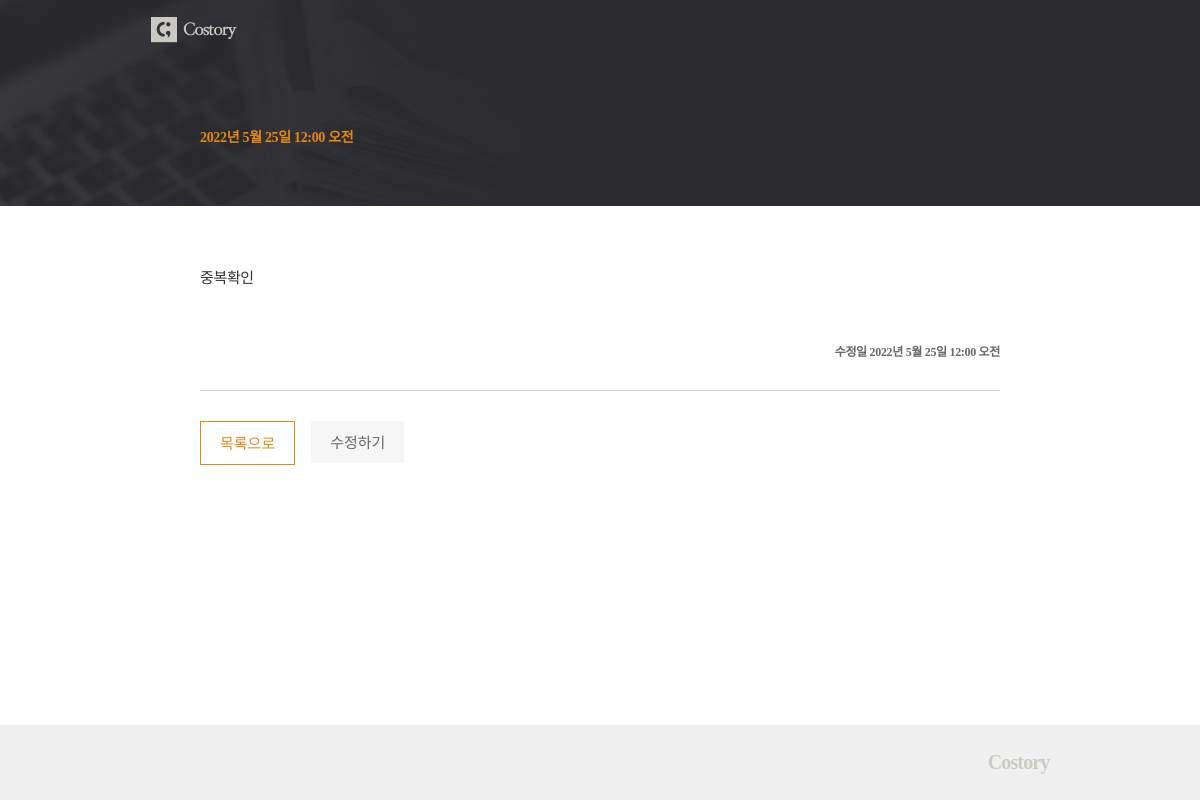
The app's page /posts/6/, older data.
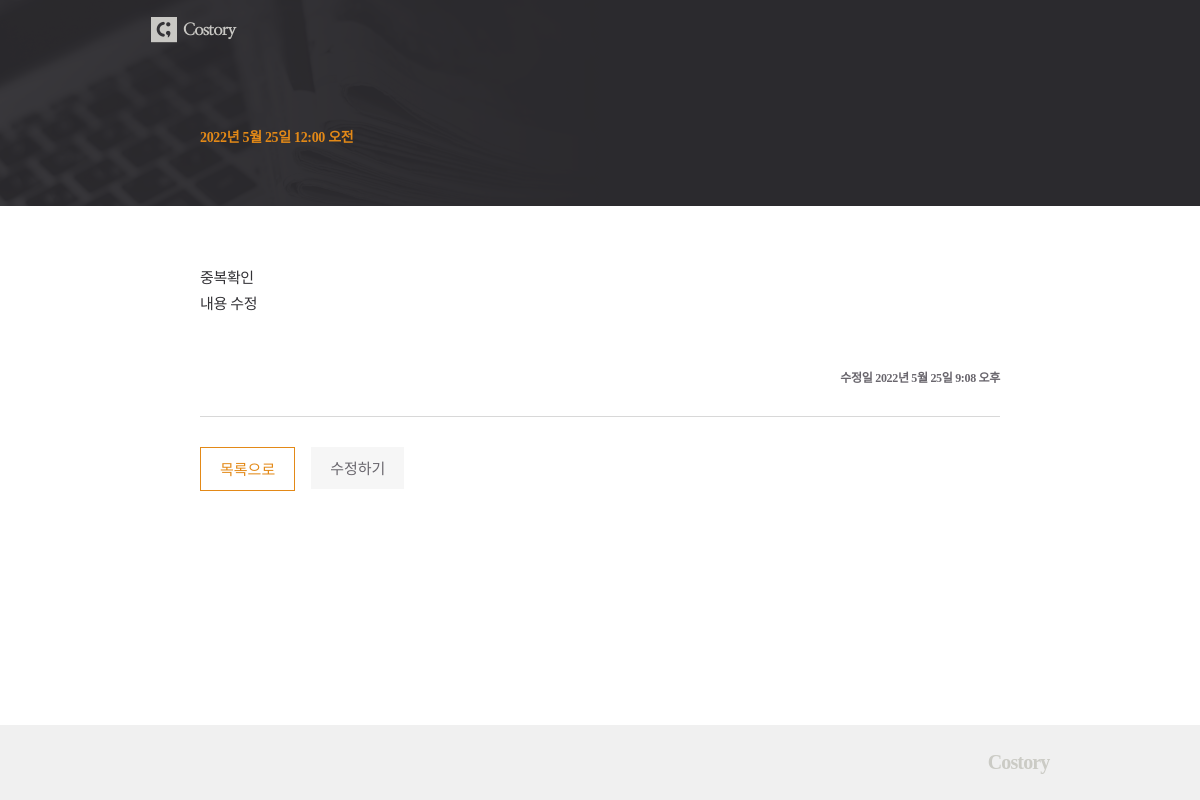
The same page, newer data.
### posts/models.py (models this page shows, shortened)
class Post(models.Model):
    title = models.CharField(max_length=50, unique=True, error_messages={'unique' : "중복된 제목입니다."})
    content = models.TextField(validators=[MinLengthValidator(10, "10자 이상 적어주세요"), validate_symbols])
    dt_create = models.DateTimeField(verbose_name="Date Create", auto_now_add=True)
    dt_modified = models.DateTimeField(verbose_name="Date Modified", auto_now=True)

### posts/views.py (the view)
# urls.py: path('posts/<int:post_id>/', views.post_detail, name='post-detail'),
def post_detail(request, post_id):
    post = Post.objects.get(id=post_id)
    context = {"post" : post}
    return render(request, 'posts/post_detail.html', context)

### posts/templates/posts/post_detail.html (shortened to what this page needs)
{% extends './base.html' %}
{% load static %}
{% block css %}
    <link rel="stylesheet" href="{% static 'posts/css/post_detail.css' %}">
{% endblock css %}
{% block post_header %}
    <div class="container">
        <h1 class="title">{{post.titme}}</h1>
        <p class="date">{{post.dt_create}}</p>
    </div>
{% endblock post_header %}
{% block content %}
    <div class="content">
        <p class="text">{{post.content|linebreaksbr}}</p>
        <p class="date_md">수정일 <span>{{post.dt_modified}}</span></p>
    </div>
        <div class="btn">
        <div class="btn_list">
            <a href="{% url 'post-list' %}">목록으로</a>
        </div>
        <div class="btn_modify">
            <a href="{% url 'post-update' post.id %}">수정하기</a>
        </div>
    </div>
{% endblock content %}

Row changes from the older to the newer data that the page shows:
changed Post "2022년 5월 25일 12:00 오전": content "중복확인" → "중복확인 내용 수정"; dt_modified "2022년 5월 25일 12:00 오전" → "2022년 5월 25일 9:08 오후"
